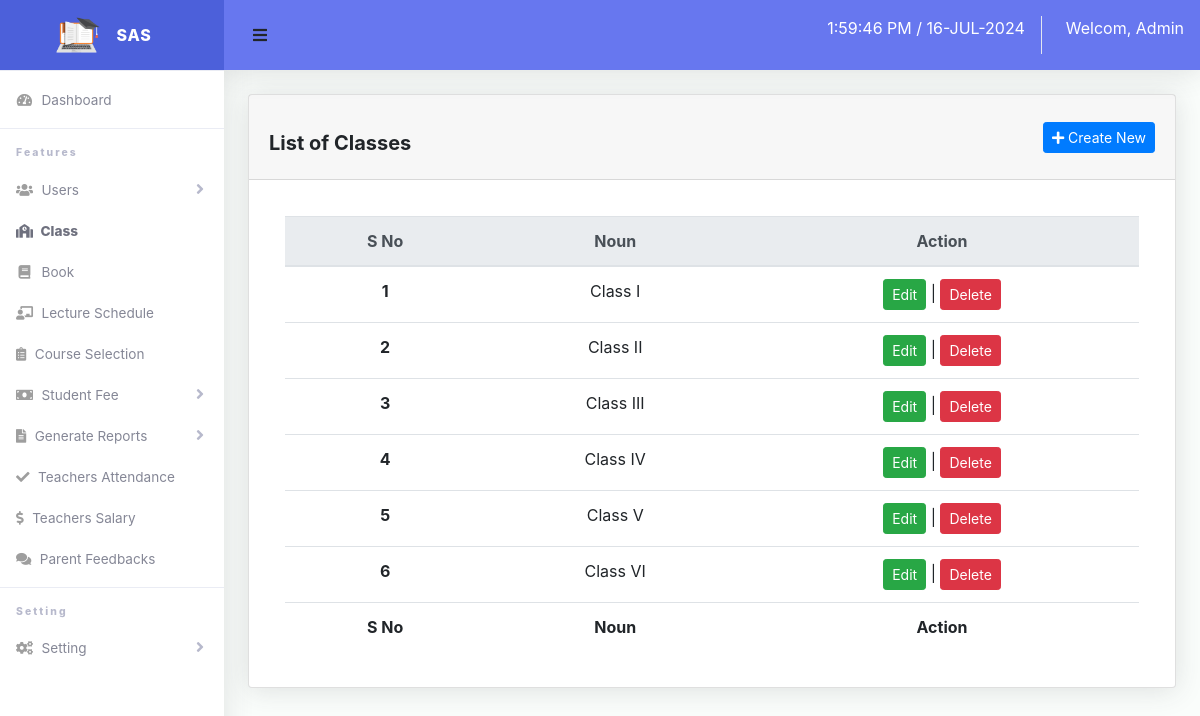
The app's page /admin/class/class.php (signed in) with its own data.
### tables this page shows
CREATE TABLE `class` (
  `id` int(10) NOT NULL,
  `name` varchar(255) NOT NULL
);

### include/function.php (called while the page is built, shortened)
<?php
require_once 'config.php';
function select($table, $columns = '*', $where = NULL, $order_by = NULL, $limit = NULL, $offset = NULL)
{
	global $conn;
	$sql = "SELECT  $columns FROM  " . $table;
	$result = mysqli_query($conn, $sql);
	if ($result) {
		$data = mysqli_fetch_all($result, MYSQLI_ASSOC);
		return $data;
	} else {
		$msg = array(
			'status' => false,
			'msg' => 'Connection failed: ' . mysqli_error($conn),
		);
	}
	return $msg;
}

### admin/class/class.php (the view, shortened to what this page needs)
<?php
require_once '../../include/header.php';
require_once '../../include/function.php';
$data = select('class', '*')
?>
<div class="container-fluid">
    <div class="card input-group-sm mb-4">
        <div class="card-header d-flex flex-row align-items-center justify-content-between">
            <h5 class="card-title text-center mt-4 font-weight-bold">List of Classes</h5>
            <button href="create.php" type="button" class="btn btn-primary btn-sm modal-load" data-toggle="modal" data-target="#exampleModal">
                <i class="fas fa-plus"></i>
                Create New
            </button>
        </div>
        <div class="card-body">
            <div class="table-responsive p-3">
                <table class="table align-items-center table-flush table-hover text-center" id="dataTableHover">
                    <thead class="thead-light">
                        <tr>
                            <th>S No</th>
                            <th>Noun</th>
                            <th>Action</th>
                        </tr>
                    </thead>
                    <tfoot>
                        <tr>
                            <th>S No</th>
                            <th>Noun</th>
                            <th>Action</th>
                        </tr>
                    </tfoot>
                    <tbody>
                        <?php foreach ($data as $key => $value) {
                            echo  '<tr class="text-capitalize">
                                        <th>' . $key + 1 . '</th>
                                        <td>Class ' . $value['name'] . '</td>
                                        <td>
                                            <a class="text-white btn btn-success btn-sm modal-load"
                                            href="edit.php?id='. $value['id'] . '"data-toggle="modal" data-target="#exampleModal">Edit</a> |
                                            <a class="text-white btn btn-danger  btn-sm delete" href="process.php" data-id="' . $value['id'] . '">Delete</a>
                                        </td>
                                    </tr>';
                        } ?>
                    </tbody>
                </table>
            </div>
        </div>
    </div>
</div>
<?php
require_once '../../include/footer.php';
?>

### assets/css/style.css (style rules this page uses)
html { font-family: sans-serif; line-height: 1.15; -webkit-text-size-adjust: 100%; -webkit-tap-highlight-color: transparent }
body { margin: 0; font-family: -apple-system, BlinkMacSystemFont, "Segoe UI", Roboto, "Helvetica Neue", Arial, "Noto Sans", sans-serif, "Apple Color Emoji", "Segoe UI Emoji", "Segoe UI Symbol", "Noto Color Emoji"; font-size: 1rem; font-weight: 400; line-height: 1.5; color: #212529; text-align: left; background-color: #fff }
h1, h2, h3, h4, h5, h6 { margin-top: 0; margin-bottom: .5rem }
a { color: #007bff; text-decoration: none; background-color: transparent }
table { border-collapse: collapse }
th { text-align: inherit }
button { border-radius: 0 }
button, input, optgroup, select, textarea { margin: 0; font-family: inherit; font-size: inherit; line-height: inherit }
button, input { overflow: visible }
button, select { text-transform: none }
[type=button], [type=reset], [type=submit], button { -webkit-appearance: button }
[type=button]:not(:disabled), [type=reset]:not(:disabled), [type=submit]:not(:disabled), button:not(:disabled) { cursor: pointer }
.h1, .h2, .h3, .h4, .h5, .h6, h1, h2, h3, h4, h5, h6 { margin-bottom: .5rem; font-weight: 500; line-height: 1.2 }
.h5, h5 { font-size: 1.25rem }
.container, .container-fluid, .container-lg, .container-md, .container-sm, .container-xl { width: 100%; padding-right: 15px; padding-left: 15px; margin-right: auto; margin-left: auto }
.table { width: 100%; margin-bottom: 1rem; color: #212529 }
.table td, .table th { padding: .75rem; vertical-align: top; border-top: 1px solid #dee2e6 }
.table thead th { vertical-align: bottom; border-bottom: 2px solid #dee2e6 }
.table .thead-light th { color: #495057; background-color: #e9ecef; border-color: #dee2e6 }
.table-responsive { display: block; width: 100%; overflow-x: auto; -webkit-overflow-scrolling: touch }
.btn { display: inline-block; font-weight: 400; color: #212529; text-align: center; vertical-align: middle; -webkit-user-select: none; -moz-user-select: none; -ms-user-select: none; user-select: none; background-color: transparent; border: 1px solid transparent; padding: .375rem .75rem; font-size: 1rem; line-height: 1.5; border-radius: .25rem; transition: color .15s ease-in-out, background-color .15s ease-in-out, border-color .15s ease-in-out, box-shadow .15s ease-in-out }
.btn-sm { padding: .25rem .5rem; font-size: .875rem; line-height: 1.5; border-radius: .2rem }
.btn-primary { color: #fff; background-color: #007bff; border-color: #007bff }
.btn-success { color: #fff; background-color: #28a745; border-color: #28a745 }
.btn-danger { color: #fff; background-color: #dc3545; border-color: #dc3545 }
.card { position: relative; display: -ms-flexbox; display: flex; -ms-flex-direction: column; flex-direction: column; min-width: 0; word-wrap: break-word; background-color: #fff; background-clip: border-box; border: 1px solid rgba(0, 0, 0, .125); border-radius: .25rem }
.card-body { -ms-flex: 1 1 auto; flex: 1 1 auto; min-height: 1px; padding: 1.25rem }
.card-title { margin-bottom: .75rem }
.card-header { padding: .75rem 1.25rem; margin-bottom: 0; background-color: rgba(0, 0, 0, .03); border-bottom: 1px solid rgba(0, 0, 0, .125) }
.d-flex { display: -ms-flexbox !important; display: flex !important }
.flex-row { -ms-flex-direction: row !important; flex-direction: row !important }
.justify-content-between { -ms-flex-pack: justify !important; justify-content: space-between !important }
.align-items-center { -ms-flex-align: center !important; align-items: center !important }
.mt-4, .my-4 { margin-top: 1.5rem !important }
.mb-4, .my-4 { margin-bottom: 1.5rem !important }
.p-3 { padding: 1rem !important }
.text-center { text-align: center !important }
.text-capitalize { text-transform: capitalize !important }
.font-weight-bold { font-weight: 700 !important }
.text-white { color: #fff !important }

### records on screen
class: name "I"
class: name "II"
class: name "III"
class: name "IV"
class: name "V"
class: name "VI"

### other values on screen
$_SESSION['fullname'] "Admin"
